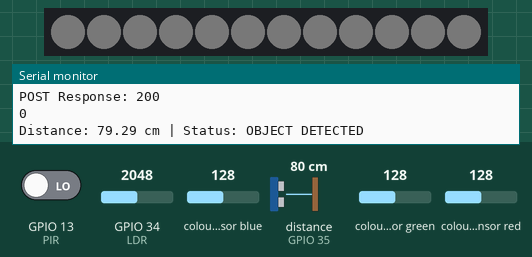
Simulated run of this sketch. Board: ESP32. Parts: 12 RGB LEDs in strip order, left to right, the last lines printed to the serial monitor. Wiring (inferred from the names in the program): ultrasonic range finder: trigger GPIO 18; echo GPIO 35; TCS3200 colour sensor: output GPIO 32; S2 GPIO 25; S3 GPIO 33; S0 GPIO 27; S1 GPIO 26. The inputs (shaded band) are chosen by the test bench; at power-on: colour sensor blue 128, colour sensor green 128, GPIO 13 (PIR) LOW, GPIO 34 (LDR) = 2048, distance to the obstacle (sensor on GPIO 35) 80 cm, colour sensor red 128. The echo pulse lasts 58.3 µs per cm; dim RGB values are drawn brighter than linear; WiFi joins after 1.5 s; servers stay silent unless stated; uploads are accepted with an empty reply.

Above: at 2.57 s.
2.8 s: colour sensor blue set to 5
At 4.0 s:
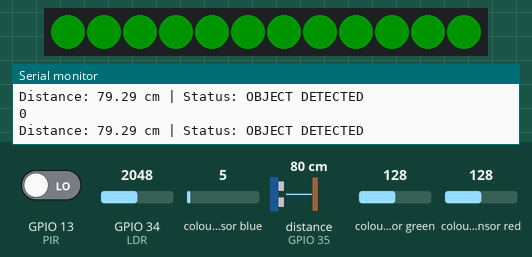
4.3 s: colour sensor green set to 5
At 6.1 s:
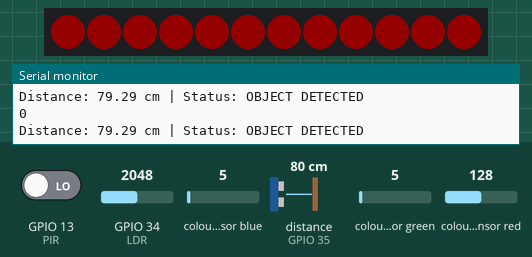
6.4 s: colour sensor blue set to 191
At 8.3 s:
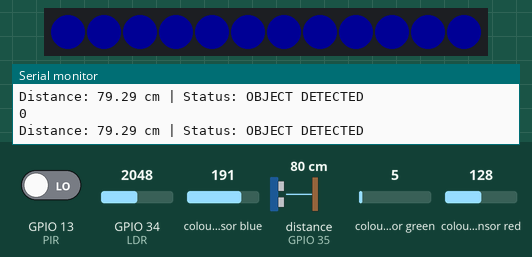
11.3 s: GPIO 13 (PIR) driven HIGH
At 12.4 s:
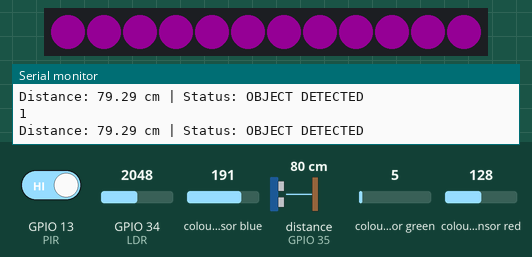
Timing chart, 0 to 14.3 s (numbered marks = the images above; inputs shaded):
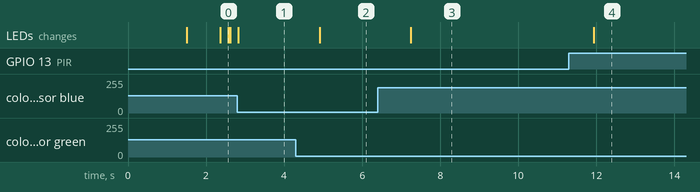

Measured:
- after the input at 2.8 s, the LEDs: change at once (image 1)
- after the input at 4.3 s, the LEDs: change after 0.61 s (image 2)
- after the input at 6.4 s, the LEDs: change after 0.85 s (image 3)
- after the input at 11.3 s, the LEDs: change after 0.63 s (image 4)

The sketch:

elsem2.ino
```cpp
#include <Adafruit_NeoPixel.h>
#include <WiFi.h>
#include <HTTPClient.h>

// -------- WIFI --------
const char* ssid = "Nandhini's Phone";
const char* password = "vszv2377";

const char* serverURL = "http://10.64.149.101:8000/update";

int node_id = 1;

// -------- TIMING --------
unsigned long lastSendTime = 0;
unsigned long sendInterval = 1500;

// -------- PINS --------
#define PIR 13
#define LDR 34
#define LEDPIN 5

#define TRIG 18
#define ECHO 35

// -------- COLOR SENSOR --------
#define S0 27
#define S1 26
#define S2 25
#define S3 33
#define OUT 32

// -------- NEOPIXEL --------
#define NUMPIXELS 12
Adafruit_NeoPixel strip(NUMPIXELS, LEDPIN, NEO_GRB + NEO_KHZ800);

// -------- MOTION HOLD --------
unsigned long lastMotionTime = 0;
unsigned long alertDuration = 4000;

// -------- STABILITY --------
String currentMode = "";
unsigned long lastSwarmTime = 0;

String proximityStatus = "";
float distance = 0;

void readUltrasonic();
void setColor(int r, int g, int b);
void setup() {
  Serial.begin(115200);
  pinMode(TRIG, OUTPUT);
  pinMode(ECHO, INPUT);
Serial.println("BOOTING...");
Serial.println("Connecting to WiFi...");

WiFi.begin(ssid, password);

while (WiFi.status() != WL_CONNECTED) {
    delay(500);
    Serial.print(".");
}

Serial.println();
Serial.println("WiFi Connected!");
Serial.print("ESP IP: ");
Serial.println(WiFi.localIP());
  pinMode(PIR, INPUT);

  pinMode(S0, OUTPUT);
  pinMode(S1, OUTPUT);
  pinMode(S2, OUTPUT);
  pinMode(S3, OUTPUT);
  pinMode(OUT, INPUT);

  digitalWrite(S0, HIGH);
  digitalWrite(S1, LOW);

  strip.begin();
  strip.setBrightness(20);
  strip.show();
}

void loop() {

  // -------- SENSOR READ --------
  int motion = digitalRead(PIR);
  int light = analogRead(LDR);
  Serial.println(digitalRead(PIR));
  readUltrasonic();
  String lightStatus = (light < 1000) ? "DARK" :
                       (light < 3000) ? "MEDIUM" : "BRIGHT";


  // -------- COLOR READ --------
  int red, green, blue;

  digitalWrite(S2, LOW); digitalWrite(S3, LOW);
  red = pulseIn(OUT, LOW);

  digitalWrite(S2, HIGH); digitalWrite(S3, HIGH);
  green = pulseIn(OUT, LOW);

  digitalWrite(S2, LOW); digitalWrite(S3, HIGH);
  blue = pulseIn(OUT, LOW);

  String detectedColor;

  if (red < 65 && green > 90 && blue > 70) detectedColor = "RED";
  else if (red < 70 && green < 80 && blue > 75) detectedColor = "GREEN";
  else if (blue < red && blue < green && blue < 105) detectedColor = "BLUE";
  else detectedColor = "UNKNOWN";

  // -------- MOTION MEMORY --------
  static bool motionActive = false;

  if (motion == HIGH) {
    motionActive = true;
    lastMotionTime = millis();
  }

  String motionStatus = motionActive ? "DETECTED" : "NONE";
  String finalStatus = "";

  int r = 0, g = 0, b = 0;

  // -------- LOCAL LOGIC --------
  if (motionActive && millis() - lastMotionTime < alertDuration) {
    r = 255; g = 0; b = 255;
    finalStatus = "ALERT (MOTION)";
  } else {
    motionActive = false;

    if (detectedColor == "RED") {
        setColor(255, 0, 0);
    }
    else if (detectedColor == "GREEN") {
        setColor(0, 255, 0);
    }
    else if (detectedColor == "BLUE") {
        setColor(0, 0, 255);
    }
    else {
        setColor(30, 30, 30);
    }

    finalStatus = "CAMOUFLAGE MODE";

    delay(50);  // 🔥 small stabilization delay
}

  // -------- WIFI --------
  if (millis() - lastSendTime > sendInterval && WiFi.status() == WL_CONNECTED) {

    // -------- SEND DATA --------
    HTTPClient http;
    http.begin(serverURL);
    http.addHeader("Content-Type", "application/json");

    String displayColor;

// Decide what color is ACTUALLY being shown
if (finalStatus.indexOf("ALERT") != -1) {
    displayColor = "ALERT";
} else {
    displayColor = detectedColor;
}

String json = "{";
json += "\"node\":" + String(node_id) + ",";
json += "\"color\":\"" + displayColor + "\",";   // 🔥 changed here
json += "\"motion\":\"" + motionStatus + "\",";
json += "\"light\":\"" + lightStatus + "\",";
json += "\"distance\":" + String(distance) + ",";
json += "\"proximity\":\"" + proximityStatus + "\",";
json += "\"status\":\"" + finalStatus + "\"";
json += "}";

    int httpResponseCode = http.POST(json);

Serial.print("POST Response: ");
Serial.println(httpResponseCode);
    http.end();

    delay(200);

    // -------- SWARM --------
    HTTPClient http2;
    http2.begin("http://10.64.149.101:8000/swarm");

    if (http2.GET() == 200) {
      String payload = http2.getString();

      if (payload.indexOf("ALERT (") != -1 && finalStatus.indexOf("ALERT") == -1) {
    lastSwarmTime = millis();
}
      }

    http2.end();

    // Apply swarm HOLD (3 sec stability)
    if (millis() - lastSwarmTime < 3000) {
      r = 255; g = 0; b = 255;
      finalStatus = "ALERT (SWARM)";
    }

    // -------- CONTROL --------
    HTTPClient http3;
    http3.begin("http://10.64.149.101:8000/get_control");

    if (http3.GET() == 200) {
      String payload = http3.getString();

      if (payload.indexOf("\"target\":\"ALL\"") != -1 ||
          payload.indexOf("\"target\":\"" + String(node_id) + "\"") != -1) {

        if (payload.indexOf("FORCE_ALERT") != -1) {
          r = 255; g = 0; b = 0;
          finalStatus = "FORCED ALERT";
        }
        else if (payload.indexOf("OFF") != -1) {
          r = 0; g = 0; b = 0;
          finalStatus = "OFF";
        }
      }
    }
    http3.end();

    lastSendTime = millis();
  }

  // -------- APPLY ONLY IF CHANGED --------
  if (finalStatus != currentMode) {
    currentMode = finalStatus;
    setColor(r, g, b);
  }

  delay(200);
}

void readUltrasonic() {

  digitalWrite(TRIG, LOW);
  delayMicroseconds(2);

  digitalWrite(TRIG, HIGH);
  delayMicroseconds(10);

  digitalWrite(TRIG, LOW);

  long duration = pulseIn(ECHO, HIGH, 30000);

  distance = duration * 0.034 / 2;

  if(duration == 0){
    proximityStatus = "OUT OF RANGE";
  }
  else if(distance < 10){
    proximityStatus = "CRITICAL ALERT";
  }
  else if(distance < 20){
    proximityStatus = "HIGH ALERT";
  }
  else if(distance < 50){
    proximityStatus = "CAUTION";
  }
  else if(distance < 100){
    proximityStatus = "OBJECT DETECTED";
  }
  else{
    proximityStatus = "SAFE";
  }

  Serial.print("Distance: ");
  Serial.print(distance);
  Serial.print(" cm | Status: ");
  Serial.println(proximityStatus);
}

// -------- LED FUNCTION --------
void setColor(int r, int g, int b) {
  for (int i = 0; i < NUMPIXELS; i++) {
    strip.setPixelColor(i, strip.Color(r, g, b));
  }
  strip.show();
}
```
